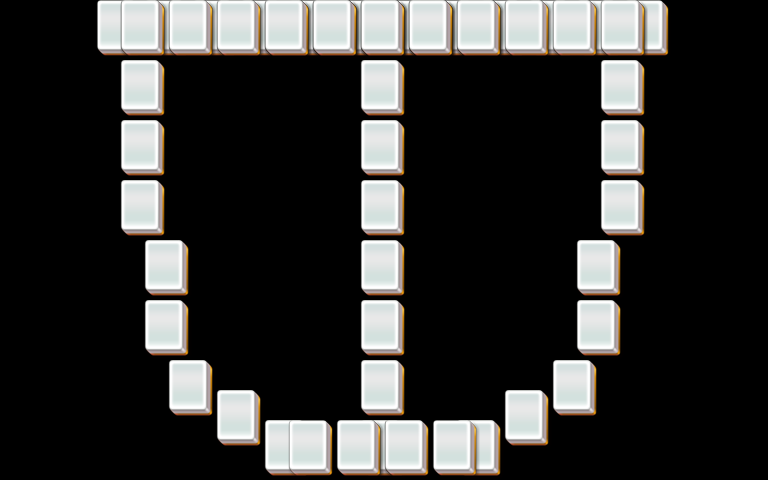

This game map was drawn from its Tiled (.tmx) file and the tilesets committed beside it. A one-line description and the trimmed map source follow:
An orthogonal 32x16 tile map with 24x30 px tiles, 5 tile layers (layer1, layer2, layer3, layer4, ...).

<map version="1.0" orientation="orthogonal" width="32" height="16" tilewidth="24" tileheight="30">
 <properties>
  <property name="species" value="20" />
 </properties>
 <tileset firstgid="1" name="mahjong" tilewidth="48" tileheight="60">
  <image source="mahjong.png" width="48" height="60" />
 </tileset>
 <layer name="layer1" width="32" height="16">
  <data>[512 cells, 35 non-empty, 1 distinct tile ids]</data>
 </layer>
 <layer name="layer2" width="32" height="16">
  <data>[512 cells, 34 non-empty, 1 distinct tile ids]</data>
 </layer>
 <layer name="layer3" width="32" height="16">
  <data>[512 cells, 32 non-empty, 1 distinct tile ids]</data>
 </layer>
 <layer name="layer4" width="32" height="16">
  <data>[512 cells, 10 non-empty, 1 distinct tile ids]</data>
 </layer>
 <layer name="layer5" width="32" height="16">
  <data>[512 cells, 5 non-empty, 1 distinct tile ids]</data>
 </layer>
</map>
